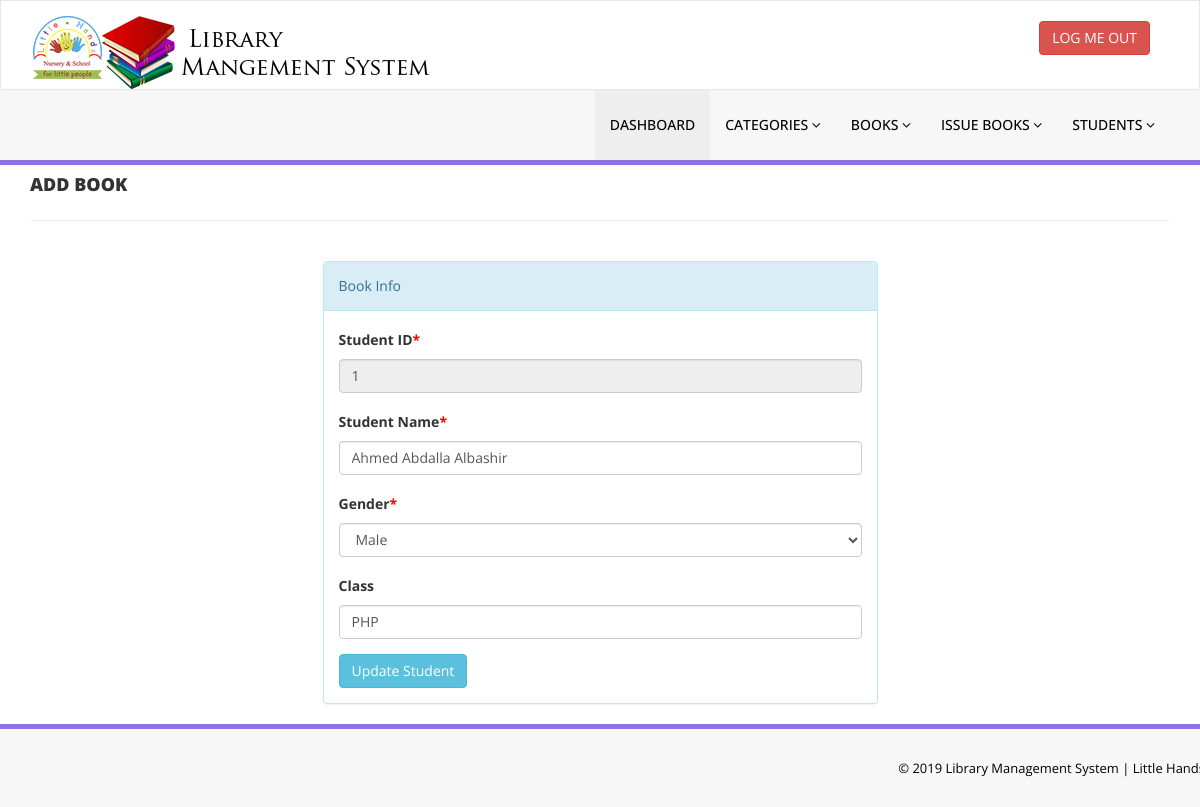
The page /edit-student.php?studentID=1 (signed in) on the database its author committed.
### tables this page shows
CREATE TABLE IF NOT EXISTS `students` (
  `studentID` int(11) NOT NULL AUTO_INCREMENT,
  `studentName` varchar(50) NOT NULL,
  `gender` varchar(10) DEFAULT NULL,
  `class` varchar(50) DEFAULT NULL,
  `listOfBorrowedBooks` longtext,
  PRIMARY KEY (`studentID`)
);

### edit-student.php (the view, shortened to what this page needs)
<?php
include('includes/connect.php');
if(strlen($_SESSION['admin_sid'])==0)
    {
header('location:../index.php');
}
else{
?>
<!DOCTYPE html>
<html xmlns="http://www.w3.org/1999/xhtml">
<head>
    <link href="assets/css/bootstrap.css" rel="stylesheet" />
    <link href="assets/css/font-awesome.css" rel="stylesheet" />
    <link href="assets/css/style.css" rel="stylesheet" />
</head>
<body>
<?php include('includes/header.php');?>
    <div class="content-wra
    <div class="content-wrapper">
         <div class="container">
        <div class="row pad-botm">
            <div class="col-md-12">
                <h4 class="header-line">Add Book</h4>
                            </div>
</div>
<div class="row">
<div class="col-md-6 col-sm-6 col-xs-12 col-md-offset-3"">
<div class="panel panel-info">
<div class="panel-heading">
Book Info
</div>
<div class="panel-body">
<form action="routers/update-student.php" role="form" method="post">
<?php
$studentID=intval($_GET['studentID']);
$sql = "SELECT * from students where  studentID = $studentID";
$query = $dbh -> prepare($sql);
$query->execute();
$results=$query->fetchAll(PDO::FETCH_OBJ);
if($query->rowCount() > 0)
{
foreach($results as $result)
{               ?>
  <div class="form-group">
  <label>Student ID<span style="color:red;">*</span></label>
  <input class="form-control" type="text" name="studentID" value="<?php echo htmlentities($result->studentID);?>" readonly required />
  </div>
  <div class="form-group">
  <label>Student Name<span style="color:red;">*</span></label>
  <input class="form-control" type="text" name="studentName" value="<?php echo htmlentities($result->studentName);?>" required />
  </div>
  <div class="form-group">
  <label>Gender<span style="color:red;">*</span></label>
  <select class="form-control" name="gender" id="gender" required>
    <option selected><?php echo htmlentities($result->gender);?></option>
  </select>
  </div>
  <div class="form-group">
  <label>Class</label>
  <input class="form-control" type="text" name="class" value="<?php echo htmlentities($result->class);?>"  />
  </div>
 <?php }} ?>
<button type="submit" name="update" class="btn btn-info">Update Student</button>
                                    </form>
                            </div>
                        </div>
                            </div>
        </div>
    </div>
    </div>
  <?php include('includes/footer.php');?>
</body>
</html>
<?php } ?>

### assets/css/style.css (style rules this page uses)
.header-line { font-weight:900; padding-bottom:25px; border-bottom:1px solid #eeeeee; text-transform:uppercase; }
.pad-botm { padding-bottom:30px; }

### rows shown on the page
students: studentID "1", studentName "Ahmed Abdalla Albashir", gender "Male", class "PHP"
